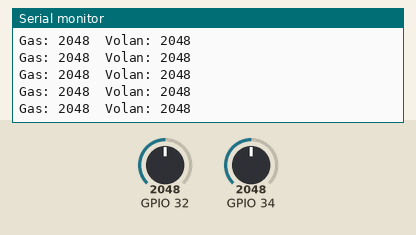
Bench run of a sketch on a simulated ESP32. Shown: the last lines printed to the serial monitor. The test bench sets the inputs (shaded band); at power-on: GPIO 32 = 2048, GPIO 34 = 2048.

Above: at 1.2 s.
1.3 s: GPIO 32 set to 2866
At 1.33 s:
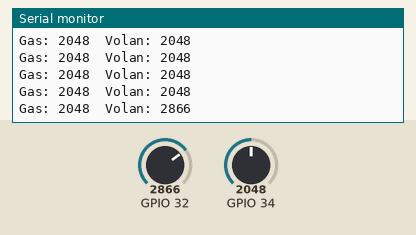
2.8 s: GPIO 34 set to 2866
At 2.8 s:
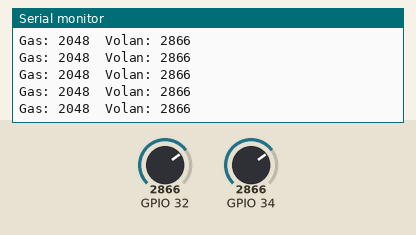
4.3 s: GPIO 32 set to 3603
At 4.32 s:
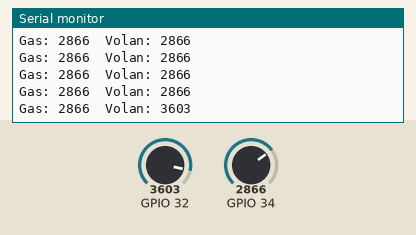
5.8 s: GPIO 34 set to 3603
At 5.84 s:
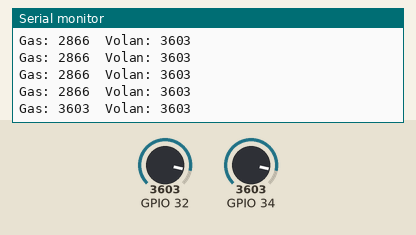
Timing chart, 0 to 8.3 s (numbered marks = the images above; inputs shaded):
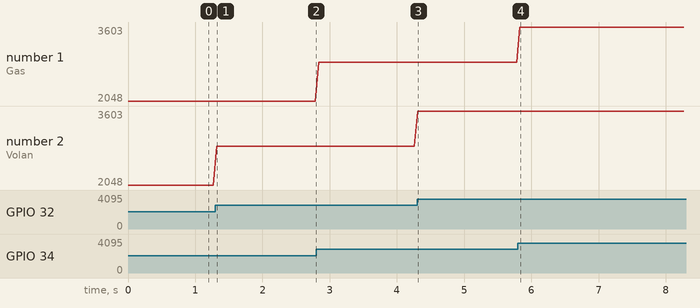

The sketch:

Kontroler.ino
```cpp
#include <WiFi.h>
#include <esp_now.h>


uint8_t autoMAC[] = {0x30, 0xAE, 0xA4, 0xF8, 0x11, 0xB0};

typedef struct {
  int gas;
  int volan;
} Poruka;

Poruka podatak;


void setup() {
  Serial.begin(115200);

  WiFi.mode(WIFI_STA);

  if (esp_now_init() != ESP_OK) {
    Serial.println("ESP-NOW greska");
    return;
  }

  esp_now_peer_info_t peerInfo = {};
  memcpy(peerInfo.peer_addr, autoMAC, 6);
  peerInfo.channel = 0;
  peerInfo.encrypt = false;

  if (esp_now_add_peer(&peerInfo) != ESP_OK) {
    Serial.println("Peer greska");
    return;
  }

  Serial.println("Kontroler spreman");
}


void loop() {

  int x = analogRead(34);  // gas
  int y = analogRead(32);  // volan


  podatak.gas = x;
  podatak.volan = y;


  esp_now_send(autoMAC, (uint8_t *)&podatak, sizeof(podatak));


  Serial.print("Gas: ");
  Serial.print(podatak.gas);

  Serial.print("  Volan: ");
  Serial.println(podatak.volan);


  delay(50);
}
```

Measured:
- after the input at 1.3 s, the serial monitor: prints a new line at once (image 1)
- after the input at 4.3 s, the serial monitor: prints a new line at once (image 3)
- after the input at 5.8 s, the serial monitor: prints a new line at once (image 4)
- plotted number 2: 2048 → 2866 after the input at 1.3 s, 2866 → 3603 after the input at 4.3 s
